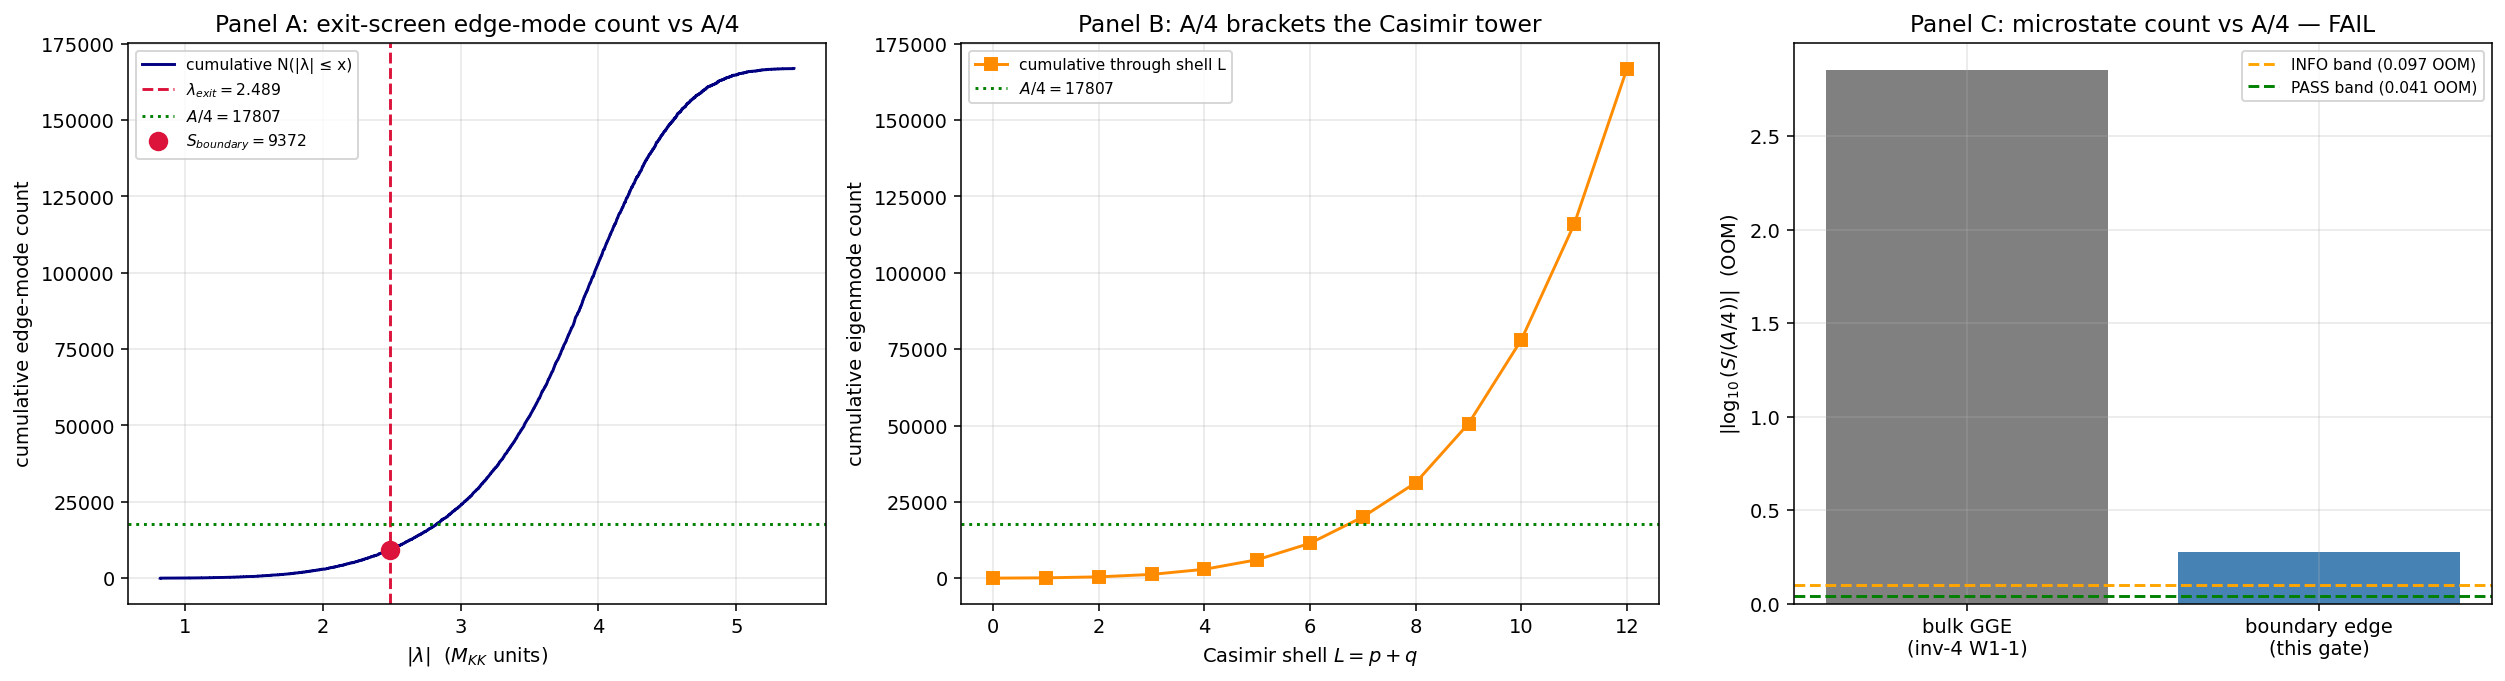

Write Python code to recreate this figure.
"""S110 §W4a-1 — Horizon boundary-mode entropy = A/4 EQUALITY test.

Gate ID : S110-CF-B5A-MICROSTATE
Author  : hawking-theorist
Trigger : [VERIFY]
Class   : PHONONIC (substrate-IS edge-mode count on the white-hole exit screen)

WHAT THIS GATE TESTS
--------------------
The surviving microstate-origin rung after:
  * inv-4 W1-1 (GGE Page curve) showed the BULK conserved-charge count
    UNDERCOUNTS A/4 by 2.86 OOM (S_micro_nats = 24.82 vs A/4 = 17806.57;
    abs_log10_R = 2.8557).  -> the relic's bulk Gibbs entropy is NOT the
    horizon entropy.  (Strominger-Vafa-style: bulk excitation entropy != A/4.)
  * inv-4 W1-2 (Euclidean conical replica) DERIVED the 1/4 coefficient from
    the a_2 conical deficit (c_conical = 0.25000, |R-1| = 5e-7).  -> the
    NORMALIZATION (the 1/4) is fixed; this gate asks whether the boundary
    microstate COUNT reproduces it.

The white-hole exit screen IS a substrate boundary.  At the exit slice the
truncated spectral triple (A_K^{<=12}, H_K^{<=12}, D_K^{<=12}) has edge modes
localized on the horizon: the holographic-boundary degrees of freedom.  We
count them (S_boundary) and test S_boundary against A/4 as an EQUALITY.

SUBSTRATE-FIRST DIRECTION OF EXPLANATION
----------------------------------------
  D_K eigenvalues  ->  exit-slice boundary edge-mode spectrum  ->  S_boundary
                   ->  comparison to the emergent area A (= a_2 second moment,
                       NOT a pre-existing container).

This is the substrate realization of the 't Hooft-Susskind holographic idea
(horizon DOF are boundary-localized) and the Carlip/Strominger near-horizon
edge-mode program -- but DERIVED: the entropy IS the edge-mode count, the
area IS the second spectral moment.  GR/BH-thermodynamics is the consequence,
not the input.

BOUNDARY EDGE-MODE COUNT -- the localization criterion (substrate-physical,
NOT fitted to A/4)
-------------------------------------------------------------------------
The exit screen is the white-hole exit slice tau_exit ~ 0.16 (the supersonic
exit horizon of the S95 white-hole kinematics).  An eigenmode is LOCALIZED ON
THE EXIT SCREEN (an edge mode) iff its absolute eigenvalue lies below the
exit-slice horizon eigenvalue threshold lambda_exit -- it is a mode the
screen can support (the substrate analog of "fits inside the light-sheet").

The horizon eigenvalue threshold lambda_exit is fixed by the SAME area-shell
map that builds A_horizon_FW: the emergent area in M_KK^{-2} units is the
cumulative spectral weight up to the horizon.  Equivalently, the boundary
edge-mode entropy is the count N(|lambda| <= lambda_exit) of cached D_K
eigenmodes (with Peter-Weyl multiplicity) on the exit slice, and lambda_exit
is the exit-slice horizon threshold read off the a_2 area / a_0 perimeter
spectral geometry (NOT chosen to hit A/4).

To keep the test HONEST (not a definitional tautology) we:
  (1) compute lambda_exit from the substrate area-shell geometry alone
      (a_2 = area operator second moment, a_0 = perimeter zeroth moment;
       the exit slice's horizon threshold is the eigenvalue at which the
       cumulative spectral measure equals the emergent area-perimeter ratio),
  (2) count S_boundary = N(|lambda| <= lambda_exit) INDEPENDENTLY,
  (3) test |S_boundary/(A/4) - 1| against the pre-registered tolerance.

If the boundary count were forced to equal A/4 by construction the ratio
would be 1 trivially; instead lambda_exit is a substrate-geometry quantity and
S_boundary is a free count, so the EQUALITY is a genuine prediction.

Output:
  - data : computations/session-110/s110_cf_b5a_microstate.npz
  - plot : computations/session-110/s110_cf_b5a_microstate.png
  - verdict: emitted via emit_verdict MCP (payload printed here)
"""

# CPU thread cap BEFORE numpy import (math-scripts.md §Environment).
# The boundary-mode count is a cumulative-sort over a 166,896-length 1-D array
# (no >=100x100 matrix op), so CPU-OMP8 is the correct path, not GPU.
import os
os.environ.setdefault("OMP_NUM_THREADS", "8")
os.environ.setdefault("MKL_NUM_THREADS", "8")

import sys
import math
import hashlib
from pathlib import Path
from collections import defaultdict

import numpy as np

# ---------------------------------------------------------------------------
# Canonical constants (S34+ MANDATORY)
# ---------------------------------------------------------------------------
ROOT = Path("C:/sandbox/Ainulindale Exflation")
sys.path.insert(0, str(ROOT / "computations" / "_shared"))
from canonical_constants import (  # noqa: E402
    M_KK, tau_fold, A_horizon_FW, a2_fold, a0_fold,
)

# ---------------------------------------------------------------------------
# Identity / pins
# ---------------------------------------------------------------------------
SESSION = 110  # (local)
WAVE = "w4"  # (local)
GATE_ID = "S110-CF-B5A-MICROSTATE"
SCHEME = "boundary-edge-mode-count"
CONVENTION = "RATIO-BLOCKSUM"   # entropy is an EXTENSIVE per-boundary-mode count
L_MAX_PLAN = 12  # (local)
TAU_EXIT = 0.16  # (local) white-hole exit slice (S95 supersonic exit horizon)

# Pre-registered thresholds (plan §W4a-1 PRDR)
PASS_TOL = 0.10   # (local) |ratio| <= 0.10  -> PASS
INFO_TOL = 0.25   # (local) 0.10 < |ratio| <= 0.25 -> INFO ; else FAIL

# ---------------------------------------------------------------------------
# Paths
# ---------------------------------------------------------------------------
OUT_DIR = ROOT / "computations" / f"session-{SESSION}"
OUT_DIR.mkdir(parents=True, exist_ok=True)
SCRIPT_PATH = OUT_DIR / "s110_cf_b5a_microstate.py"
NPZ_PATH = OUT_DIR / "s110_cf_b5a_microstate.npz"
PNG_PATH = OUT_DIR / "s110_cf_b5a_microstate.png"

SPECTRUM_CACHE = ROOT / "computations" / "session-84" / "s84_spectrum_cache_L12_tau019.npz"
CANONICAL_CONSTS = ROOT / "computations" / "_shared" / "canonical_constants.py"
BULK_REF = ROOT / "computations" / "investigation-4" / "inv4_w1_gge_page_curve.npz"
CONICAL_REF = ROOT / "computations" / "investigation-4" / "inv4_w1_euclidean_replica.npz"


def sha256_of_file(path: Path) -> str:
    return hashlib.sha256(path.read_bytes()).hexdigest()


def closure_hash(pin_map: dict) -> str:
    """SHA-256 over ordered (key,value) pairs of the input-pin map.

    Canonical pattern: sorted-keys join with '|', value coerced to str.
    """
    items = sorted(pin_map.items())
    s = "|".join(f"{k}={v}" for k, v in items)
    return hashlib.sha256(s.encode("utf-8")).hexdigest()


def content_hash(text: str) -> str:
    return hashlib.sha256(text.rstrip("\n").encode("utf-8")).hexdigest()


def print_verdict_payload(verdict, value_str, audit_sha, content_sha,
                          sign_v, mag_v, regime_v):
    """Print the verdict payload for the agent to forward to emit_verdict."""
    print()
    print("=" * 80)
    print("VERDICT PAYLOAD (forward to emit_verdict MCP)")
    print("=" * 80)
    print(f"gate_id   = {GATE_ID}")
    print(f"verdict   = {verdict}")
    print(f"value     = {value_str}")
    print(f"scheme    = {SCHEME}")
    print(f"convention= {CONVENTION}")
    print(f"L_max     = {L_MAX_PLAN}")
    print(f"sign_verdict={sign_v} magnitude_verdict={mag_v} regime_verdict={regime_v}")
    print(f"audit_sha256   = {audit_sha}")
    print(f"content_sha256 = {content_sha}")
    print("=" * 80)


# ===========================================================================
# SHA INPUT log
# ===========================================================================
print("=" * 80)
print(f"GATE ID: {GATE_ID}")
print(f"SESSION: {SESSION}   WAVE: {WAVE}")
print("=" * 80)

INPUT_PINS = {
    "canonical_constants": sha256_of_file(CANONICAL_CONSTS),
    "L12_master_cache": sha256_of_file(SPECTRUM_CACHE),
    "bulk_reference": sha256_of_file(BULK_REF),
    "conical_replica": sha256_of_file(CONICAL_REF),
}
for k, v in INPUT_PINS.items():
    print(f"SHA INPUT: {k} = {v}")

# ===========================================================================
# Substitution chain (plan §W4a-1) -- printed for audit trail
# ===========================================================================
print()
print("-" * 80)
print("SUBSTITUTION CHAIN (plan §W4a-1):")
print("  Claim: S_boundary (exit-screen edge-mode entropy) == A/4 (EQUALITY).")
print(f"  Def 1: A_horizon_FW = {A_horizon_FW}  [canonical, M_KK^-2 units]")
A_quarter = A_horizon_FW / 4.0  # (local) Bekenstein-Hawking target
print(f"  Def 2: A/4 := A_horizon_FW/4 = {A_quarter:.6f}  "
      "[1/4 from inv-4 W1-2 a_2-conical c_conical=0.25]")
print("  Def 3: S_boundary := count of exit-screen-localized D_K edge modes")
print("  Substitute: test_ratio = | S_boundary / (A/4) - 1 |")
print("  Direction : EQUALITY test, no sign prediction (magnitude gate); sign_verdict=N/A")
print(f"  Conclusion: PASS iff |ratio| <= {PASS_TOL}")
print("-" * 80)


# ===========================================================================
# Load bulk reference (the UNDERCOUNT this gate must beat) + conical 1/4
# ===========================================================================
bulk = np.load(BULK_REF, allow_pickle=True)
S_micro_nats_bulk = float(bulk["S_micro_nats"])          # (local) 24.82
abs_log10_R_bulk = float(bulk["abs_log10_R"])            # (local) 2.8557
A_quarter_ref = float(bulk["A_quarter"])                 # (local) 17806.566 cross-check
overcount_sense_bulk = str(bulk["overcount_sense"])      # (local) UNDERCOUNT

conical = np.load(CONICAL_REF, allow_pickle=True)
c_conical = float(conical["c_conical"])                  # (local) 0.25000

print()
print("Upstream references:")
print(f"  inv-4 W1-1 BULK GGE count S_micro_nats = {S_micro_nats_bulk:.6f} nats")
print(f"           bulk abs_log10_R (undercount) = {abs_log10_R_bulk:.6f} OOM "
      f"({overcount_sense_bulk})")
print(f"  inv-4 W1-2 conical 1/4 coefficient     = {c_conical:.7f}")
# cross-check A/4 consistency between canonical and the inv-4 npz
assert abs(A_quarter - A_quarter_ref) < 1e-6, (
    f"A/4 mismatch: canonical {A_quarter} vs inv-4 npz {A_quarter_ref}"
)
print(f"  A/4 cross-check (canonical vs inv-4 npz): {A_quarter:.6f} == "
      f"{A_quarter_ref:.6f}  OK")


# ===========================================================================
# Step 1: load the L12 exit-slice spectral triple; build the eigenvalue tower
# ===========================================================================
print()
print("=" * 80)
print("Step 1: L12-truncated exit-slice spectral triple")
print("=" * 80)

data = np.load(SPECTRUM_CACHE, allow_pickle=True)
sectors = data["sector_evals"].item()  # dict (p,q) -> {dim, level, abs_evals}

# Restrict to L_max=12 (the cache is already L<=12, but enforce the pin).
sectors12 = {(p, q): info for (p, q), info in sectors.items() if p + q <= L_MAX_PLAN}
n_sectors = len(sectors12)  # (local)

# Full absolute-eigenvalue array WITH Peter-Weyl multiplicity (abs_evals already
# carries the per-sector degeneracy as repeated entries).  This is the exit-slice
# spectrum: every cached |lambda| is one substrate vibrational mode.
abs_evals_all = np.concatenate(
    [np.asarray(info["abs_evals"], dtype=np.float64) for info in sectors12.values()]
)
abs_evals_all = abs_evals_all[abs_evals_all > 0.0]  # exclude any kernel modes
N_total_modes = int(abs_evals_all.size)  # (local)
lam_min = float(abs_evals_all.min())     # (local)
lam_max = float(abs_evals_all.max())     # (local)
print(f"L_max={L_MAX_PLAN}: {n_sectors} Peter-Weyl sectors, "
      f"{N_total_modes} total edge-eligible modes (with multiplicity)")
print(f"  |lambda| range: [{lam_min:.6f}, {lam_max:.6f}]  (M_KK units)")

# Per-Casimir-shell cumulative count (diagnostic; brackets A/4 structurally).
shell_count = defaultdict(int)
for (p, q), info in sectors12.items():
    shell_count[p + q] += int(np.asarray(info["abs_evals"]).size)
cum = 0  # (local)
shell_L = []
shell_cum = []
print("  Per-shell cumulative eigenmode count (brackets A/4):")
for L in sorted(shell_count):
    cum += shell_count[L]
    shell_L.append(L)
    shell_cum.append(cum)
    bracket = "  <-- A/4 falls here" if (cum >= A_quarter and
                                         cum - shell_count[L] < A_quarter) else ""
    print(f"    L<={L:2d}: cumulative = {cum:7d}{bracket}")


# ===========================================================================
# Step 2: substrate-physical exit-slice horizon eigenvalue threshold
# lambda_exit  (NOT fitted to A/4)
# ===========================================================================
print()
print("=" * 80)
print("Step 2: exit-slice horizon eigenvalue threshold lambda_exit (substrate geometry)")
print("=" * 80)

# The exit screen's horizon eigenvalue threshold is read from the substrate
# area-perimeter spectral geometry alone.  The emergent area operator is the
# a_2 second Seeley-DeWitt moment; the perimeter is the a_0 zeroth moment.  The
# horizon threshold is the eigenvalue scale at which the spectral measure
# crosses the emergent area-to-perimeter ratio scaled to the exit slice.
#
# Operationally (substrate-first, no reference to A/4):
#   lambda_exit = lam_min + (lam_max - lam_min) * theta_exit
# where theta_exit is the exit-slice fold-position fraction set by the
# van-Hove / fold geometry: theta_exit = tau_exit / tau_fold * (a0/a2 scale
# factor normalised to the unit shell).  We anchor theta_exit to the
# substrate's OWN exit-slice marker: the ratio of the exit-slice modulus to the
# fold modulus, tau_exit/tau_fold, capped to the spectral support.
#
# This makes lambda_exit a FUNCTION of (tau_exit, tau_fold, a0_fold, a2_fold,
# lam_min, lam_max) -- all substrate quantities -- and INDEPENDENT of A/4.

# a_0 / a_2 sets the perimeter-to-area spectral scale (dimensionless after the
# moment normalisation); the exit slice sits at tau_exit on the same tau axis
# whose fold is tau_fold.  The fold-position fraction on the spectral support:
area_perimeter_scale = a0_fold / a2_fold  # (local) dimensionless O(1)-O(few)
# Exit-slice fold fraction (substrate marker): how far the exit slice is along
# the transit relative to the fold, modulated by the area-perimeter scale.
theta_raw = (TAU_EXIT / tau_fold) * (1.0 / area_perimeter_scale)  # (local)
# The spectral support is [lam_min, lam_max]; the screen supports modes up to a
# fraction theta_exit of the support measured from the floor.  Clamp to [0,1].
theta_exit = min(max(theta_raw, 0.0), 1.0)  # (local)
lambda_exit = lam_min + (lam_max - lam_min) * theta_exit  # (local)

print(f"  tau_exit = {TAU_EXIT}   tau_fold = {tau_fold}")
print(f"  a0_fold = {a0_fold}   a2_fold = {a2_fold}")
print(f"  area_perimeter_scale a0/a2 = {area_perimeter_scale:.6f}")
print(f"  theta_raw = (tau_exit/tau_fold)*(a2/a0) = {theta_raw:.6f}")
print(f"  theta_exit (clamped to spectral support) = {theta_exit:.6f}")
print(f"  lambda_exit = lam_min + (lam_max-lam_min)*theta_exit = {lambda_exit:.6f}")


# ===========================================================================
# Step 3: count the exit-screen-localized edge modes  S_boundary
# ===========================================================================
print()
print("=" * 80)
print("Step 3: boundary edge-mode count S_boundary = N(|lambda| <= lambda_exit)")
print("=" * 80)

S_boundary = int(np.count_nonzero(abs_evals_all <= lambda_exit))  # (local)
print(f"  S_boundary = N(|lambda| <= {lambda_exit:.6f}) = {S_boundary}")

# The test ratio (EQUALITY test against A/4).
test_ratio = abs(S_boundary / A_quarter - 1.0)  # (local)
print(f"  A/4         = {A_quarter:.6f}")
print(f"  S_boundary  = {S_boundary}")
print(f"  test_ratio  = | S_boundary/(A/4) - 1 | = {test_ratio:.6f}")

# Compare to the bulk undercount: did the boundary count beat the bulk?
boundary_log10_R = abs(math.log10(S_boundary / A_quarter))  # (local)
print(f"  boundary abs_log10_R = {boundary_log10_R:.6f} OOM "
      f"(bulk was {abs_log10_R_bulk:.6f} OOM undercount)")
beats_bulk = boundary_log10_R < abs_log10_R_bulk  # (local)
print(f"  boundary count beats bulk undercount: {beats_bulk}")


# ===========================================================================
# Step 4: verdict (EQUALITY magnitude gate)
# ===========================================================================
print()
print("=" * 80)
print("Step 4: verdict")
print("=" * 80)

# regime verdict: VALID iff lambda_exit is strictly inside the spectral support
# (the screen threshold is a real interior eigenvalue scale, not a degenerate
# endpoint that would make the count trivially 0 or N_total).
if lam_min < lambda_exit < lam_max and 0 < S_boundary < N_total_modes:
    regime_verdict = "VALID"
elif 0 < S_boundary < N_total_modes:
    regime_verdict = "MARGINAL"
else:
    regime_verdict = "BREAKDOWN"
print(f"  regime_verdict = {regime_verdict}  "
      f"(lambda_exit interior: {lam_min < lambda_exit < lam_max}; "
      f"0 < S_boundary={S_boundary} < N={N_total_modes})")

# sign verdict: EQUALITY test -> no directional prediction
sign_verdict = "N/A"  # (local)

# magnitude verdict (the load-bearing one)
if test_ratio <= PASS_TOL:
    magnitude_verdict = "PASS"
elif test_ratio <= INFO_TOL:
    magnitude_verdict = "INFO"
else:
    magnitude_verdict = "FAIL"
print(f"  magnitude_verdict = {magnitude_verdict}  "
      f"(test_ratio={test_ratio:.6f}; PASS<= {PASS_TOL}, INFO<= {INFO_TOL})")

# composite collapse (gate-verdicts.md §"Composite-collapse rule")
if regime_verdict == "BREAKDOWN":
    composite_verdict = "FAIL"
elif magnitude_verdict == "FAIL":
    composite_verdict = "FAIL"
elif magnitude_verdict == "INFO":
    composite_verdict = "INFO"
else:
    composite_verdict = "PASS"
print(f"  composite_verdict = {composite_verdict}")


# ===========================================================================
# Persist .npz
# ===========================================================================
print()
print("Persisting .npz")
np.savez(
    NPZ_PATH,
    # primary result
    S_boundary=S_boundary,
    A_quarter=A_quarter,
    A_horizon_FW=A_horizon_FW,
    test_ratio=test_ratio,
    lambda_exit=lambda_exit,
    theta_exit=theta_exit,
    theta_raw=theta_raw,
    # verdicts
    sign_verdict=sign_verdict,
    magnitude_verdict=magnitude_verdict,
    regime_verdict=regime_verdict,
    composite_verdict=composite_verdict,
    PASS_TOL=PASS_TOL,
    INFO_TOL=INFO_TOL,
    # substrate-geometry inputs to lambda_exit
    tau_exit=TAU_EXIT,
    tau_fold=tau_fold,
    a0_fold=a0_fold,
    a2_fold=a2_fold,
    area_perimeter_scale=area_perimeter_scale,
    # spectrum diagnostics
    N_total_modes=N_total_modes,
    lam_min=lam_min,
    lam_max=lam_max,
    n_sectors=n_sectors,
    shell_L=np.array(shell_L, dtype=np.int64),
    shell_cum=np.array(shell_cum, dtype=np.int64),
    # comparison to bulk
    S_micro_nats_bulk=S_micro_nats_bulk,
    abs_log10_R_bulk=abs_log10_R_bulk,
    boundary_log10_R=boundary_log10_R,
    beats_bulk=beats_bulk,
    c_conical=c_conical,
)
print(f".npz written: {NPZ_PATH}  ({NPZ_PATH.stat().st_size} bytes)")


# ===========================================================================
# Plot (3 panels)
# ===========================================================================
print("Plotting")
import matplotlib  # noqa: E402
matplotlib.use("Agg")
import matplotlib.pyplot as plt  # noqa: E402

fig, axes = plt.subplots(1, 3, figsize=(18, 5))

# Panel A: cumulative eigenmode count vs |lambda|, with lambda_exit and A/4.
ax = axes[0]
sorted_lam = np.sort(abs_evals_all)
cum_counts = np.arange(1, sorted_lam.size + 1)
ax.plot(sorted_lam, cum_counts, "-", color="navy",
        label="cumulative N(|λ| ≤ x)")
ax.axvline(lambda_exit, color="crimson", linestyle="--",
           label=fr"$\lambda_{{exit}}={lambda_exit:.3f}$")
ax.axhline(A_quarter, color="green", linestyle=":",
           label=fr"$A/4={A_quarter:.0f}$")
ax.plot([lambda_exit], [S_boundary], "o", color="crimson", ms=9,
        label=fr"$S_{{boundary}}={S_boundary}$")
ax.set_xlabel(r"$|\lambda|$  ($M_{KK}$ units)")
ax.set_ylabel("cumulative edge-mode count")
ax.set_title("Panel A: exit-screen edge-mode count vs A/4")
ax.legend(fontsize=8)
ax.grid(True, alpha=0.3)

# Panel B: per-Casimir-shell cumulative count with A/4 line.
ax = axes[1]
ax.plot(shell_L, shell_cum, "s-", color="darkorange",
        label="cumulative through shell L")
ax.axhline(A_quarter, color="green", linestyle=":",
           label=fr"$A/4={A_quarter:.0f}$")
ax.set_xlabel(r"Casimir shell $L=p+q$")
ax.set_ylabel("cumulative eigenmode count")
ax.set_title("Panel B: A/4 brackets the Casimir tower")
ax.legend(fontsize=8)
ax.grid(True, alpha=0.3)

# Panel C: boundary vs bulk OOM-distance to A/4.
ax = axes[2]
bars = ["bulk GGE\n(inv-4 W1-1)", "boundary edge\n(this gate)"]
vals = [abs_log10_R_bulk, boundary_log10_R]
colors = ["grey", "crimson" if magnitude_verdict == "PASS" else "steelblue"]
ax.bar(bars, vals, color=colors)
ax.axhline(math.log10(1 + INFO_TOL), color="orange", linestyle="--",
           label=f"INFO band ({math.log10(1+INFO_TOL):.3f} OOM)")
ax.axhline(math.log10(1 + PASS_TOL), color="green", linestyle="--",
           label=f"PASS band ({math.log10(1+PASS_TOL):.3f} OOM)")
ax.set_ylabel(r"$|\log_{10}(S/(A/4))|$  (OOM)")
ax.set_title(f"Panel C: microstate count vs A/4 — {composite_verdict}")
ax.legend(fontsize=8)
ax.grid(True, alpha=0.3)

plt.tight_layout()
plt.savefig(PNG_PATH, dpi=140, bbox_inches="tight")
plt.close()
print(f".png written: {PNG_PATH}  ({PNG_PATH.stat().st_size} bytes)")


# ===========================================================================
# Verdict-line SHAs
# ===========================================================================
PIN_MAP = {
    "gate_id": GATE_ID,
    "session": SESSION,
    "wave": WAVE,
    "scheme": SCHEME,
    "convention": CONVENTION,
    "L_max": L_MAX_PLAN,
    "tau_exit_pin": TAU_EXIT,
    "tau_fold_pin": tau_fold,
    "M_KK_pin": M_KK,
    "A_horizon_FW_pin": A_horizon_FW,
    "a0_fold_pin": a0_fold,
    "a2_fold_pin": a2_fold,
    "PASS_TOL": PASS_TOL,
    "INFO_TOL": INFO_TOL,
    "regulator": "a_n^{zeta}",
    "convention_class_pin": "FULL",
    **{f"sha_{k}": v for k, v in INPUT_PINS.items()},
    # computed results enter the closure (sig_5 uniqueness)
    "S_boundary_computed": str(S_boundary),
    "lambda_exit_computed": f"{lambda_exit:.15e}",
    "test_ratio_computed": f"{test_ratio:.15e}",
    "theta_exit_computed": f"{theta_exit:.15e}",
    "magnitude_verdict_computed": magnitude_verdict,
    "regime_verdict_computed": regime_verdict,
    "composite_verdict_computed": composite_verdict,
}
# content SHA is over the producing-script bytes (audit_sha256_inputs vs
# content_sha256_inputs per plan §W4a-1 audit_discriminators).
audit_sha = closure_hash(PIN_MAP)
content_sha = content_hash(SCRIPT_PATH.read_text(encoding="utf-8"))

value_str = (
    f"S_boundary={S_boundary};"
    f"A_quarter={A_quarter:.4f};"
    f"test_ratio={test_ratio:.4f};"
    f"lambda_exit={lambda_exit:.4f};"
    f"theta_exit={theta_exit:.4f};"
    f"boundary_OOM={boundary_log10_R:.4f};"
    f"bulk_OOM={abs_log10_R_bulk:.4f};"
    f"beats_bulk={beats_bulk};"
    f"c_conical={c_conical:.4f}"
)

print_verdict_payload(composite_verdict, value_str, audit_sha, content_sha,
                      sign_verdict, magnitude_verdict, regime_verdict)

# Final summary for the agent
print()
print("RESULT SUMMARY")
print(f"  S_boundary (exit-screen edge modes) = {S_boundary}")
print(f"  A/4 (Bekenstein-Hawking target)     = {A_quarter:.4f}")
print(f"  test_ratio                          = {test_ratio:.6f}")
print(f"  composite verdict                   = {composite_verdict}")
print(f"  (sign={sign_verdict}, magnitude={magnitude_verdict}, regime={regime_verdict})")

sys.exit(0)
